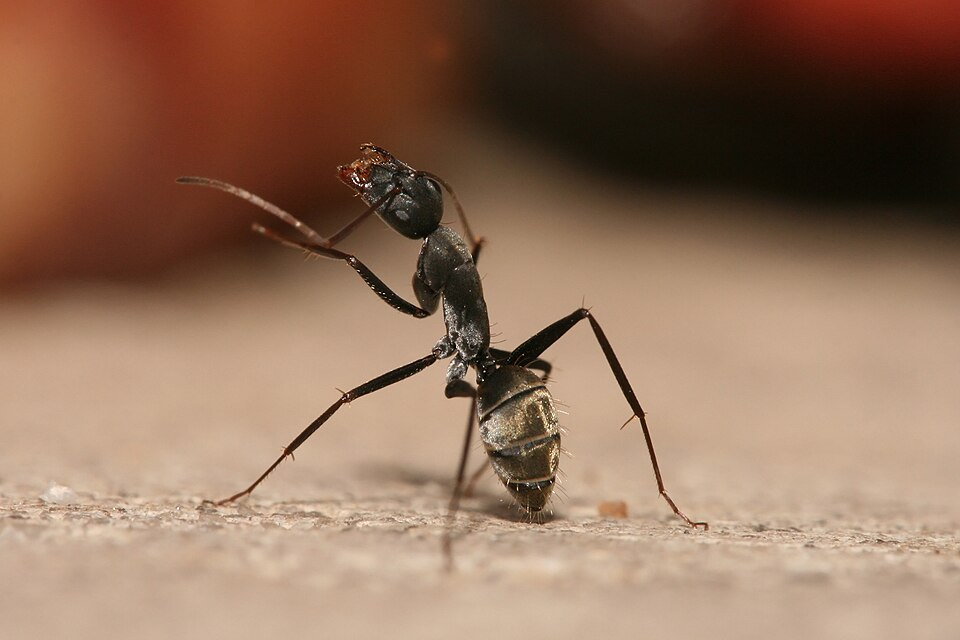
#> input picture 001/data/photo.jpg, 960 x 640 px; its folder holds only this picture in this run
$ jupyter execute 001-Pillow.ipynb
#> lines starting #> are read from the running program, lines starting #| are printed output that depends on the picture
<div style="background:#1A2E4A; color:white; padding:32px 40px; border-radius:10px; margin-bottom:8px">
  <p style="color:#14A085; font-size:13px; margin:0 0 6px 0; letter-spacing:1px">TRATTAMENTO DI DATI MULTIMEDIALI — Lezioni Pratiche · Blocco A</p>
  <h1 style="margin:0 0 8px 0; font-size:32px">Lezione Pratica 1</h1>
  <h2 style="margin:0; font-weight:300; font-size:22px; color:#94D1C8">Manipolazione di immagini con Python (Pillow)</h2>
  <hr style="border-color:#0D7377; margin:20px 0">
  <p style="margin:0; font-size:13px; color:#94A3B8">📚 Lezioni teoriche di riferimento: 2 (Rappresentazione digitale), 3 (Formati popolari)</p>
  <p style="margin:4px 0 0 0; font-size:13px; color:#94A3B8">🛠 Strumenti: Python · Pillow · matplotlib · NumPy</p>
</div>

## Prima di iniziare

Prerequisiti: variabili, liste, cicli e chiamate di funzione in Python. Gli array NumPy vengono introdotti durante la lezione.

Una cella **Markdown** contiene testo; una cella **Code** esegue Python. Usate **Shift+Invio** per eseguire la cella e passare alla successiva. Le variabili rimangono in memoria: dopo modifiche al setup, riavviate il kernel ed eseguite tutte le celle dall'alto.

I file generati vengono salvati in `output`, accanto al notebook. La fotografia è inclusa nella cartella `data`: non occorre scaricare immagini durante la lezione. In Colab caricate anche la cartella `data` con la fotografia.

## Obiettivi della lezione

Al termine di questa sessione sarete in grado di:

1. **Caricare e ispezionare** immagini raster con Pillow, leggendone attributi fondamentali
2. **Applicare trasformazioni geometriche** (ridimensionamento, ritaglio, rotazione, flip)
3. **Convertire tra modalità** (RGB, scala di grigio, RGBA, palette)
4. **Salvare in formati diversi** (BMP, PNG, JPEG) e misurarne la dimensione su disco
5. **Visualizzare e confrontare** i risultati, osservando gli artefatti introdotti dalla compressione JPEG

---

### Struttura del notebook

| Sezione | Contenuto | Tempo stimato |
|---------|-----------|---------------|
| **0** | Uso del notebook, setup e dataset | 10 min |
| **1** | Caricare, ispezionare e leggere i pixel | 15 min |
| **2** | Operazioni geometriche e proporzioni | 20 min |
| **3** | RGB, grigio e trasparenza | 15 min |
| **4–5** | Formati, dimensioni e confronto visivo JPEG | 20 min |
| **6** | Un esercizio guidato e discussione | 10 min |

> 💡 **Come usare questo notebook:** eseguite le celle nell'ordine. Le celle marcate con 🔧 contengono esercizi da completare voi. Le celle marcate con ✅ sono già complete e producono output di riferimento.

**Percorso di 90 minuti:** gli esercizi delle sezioni 1–4 si svolgono insieme al docente nei tempi indicati. Palette, CMYK, misure PSNR e gli esperimenti JPEG avanzati sono approfondimenti facoltativi. Nella discussione finale scegliete un solo esperimento, per esempio il confronto PNG/JPEG sul gradiente.

---
## Sezione 0 — Setup e dataset

Prepariamo le immagini di test. Usiamo **due immagini**:
una sintetica (gradiente colorato), per avere un comportamento prevedibile, e una fotografica (una formica), per avvicinarci all'uso reale. La fotografia si trova in `data/photo.jpg`.

La fotografia originale è rettangolare (960×640): per ottenere un'immagine 512×512 senza deformarla la ridimensioniamo a 512×341 e aggiungiamo **bande bianche** sopra e sotto (`ImageOps.pad`). Le bande uniformi incidono sulle misure di compressione delle sezioni 4–5: tenetelo presente quando interpretate le dimensioni dei file.

La sorgente è JPEG: il riferimento PNG preserva i pixel decodificati e preparati per questo esperimento, non recupera dettagli già persi nel JPEG originale.

[cell 1]
# Installazione dipendenze (eseguire solo se necessario)
# %pip install pillow matplotlib numpy --quiet

[cell 2]
# ✅ Import e configurazione globale
import os
import math
from pathlib import Path

import numpy as np
import matplotlib.pyplot as plt
from PIL import Image, ImageOps

# Cartella di lavoro per i file generati
# Supporta avvio dalla cartella 001 oppure dalla radice del repository.
NOTEBOOK_DIR = Path.cwd()
if not (NOTEBOOK_DIR / "data" / "photo.jpg").is_file():
    NOTEBOOK_DIR = NOTEBOOK_DIR / "001"
PHOTO_PATH = NOTEBOOK_DIR / "data" / "photo.jpg"
if not PHOTO_PATH.is_file():
    raise FileNotFoundError("Manca data/photo.jpg: aprite il notebook dalla cartella 001 o dalla radice del repository e includete la cartella data.")
OUTPUT_DIR = NOTEBOOK_DIR / "output"
OUTPUT_DIR.mkdir(exist_ok=True)

# Stile grafici
plt.rcParams.update({
    "figure.dpi": 110,
    "axes.spines.top": False,
    "axes.spines.right": False,
    "font.family": "sans-serif",
})

print("✅ Import completati")

[cell 3]
# ✅ Generazione del dataset di test

# ── 1. Immagine sintetica: gradiente 2D RGB ──────────────────────────────────
def make_gradient(width=512, height=512):
    """Gradiente: R varia sull'asse X, G sull'asse Y, B è la media."""
    r = np.linspace(0, 255, width, dtype=np.uint8)[np.newaxis, :].repeat(height, axis=0)
    g = np.linspace(0, 255, height, dtype=np.uint8)[:, np.newaxis].repeat(width, axis=1)
    b = ((r.astype(np.float32) + g.astype(np.float32)) / 2).astype(np.uint8)
    return Image.fromarray(np.stack([r, g, b], axis=2))

img_synth = make_gradient()
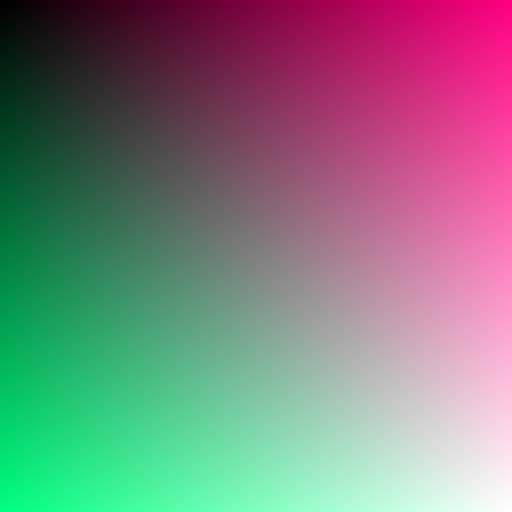
#> img_synth: PIL image 512x512 RGB; mean R, G, B 127, 127, 126.8
img_synth.save(OUTPUT_DIR / "synth.png")
print(f"Immagine sintetica : {img_synth.size}  mode={img_synth.mode}")
#| Immagine sintetica : (512, 512)  mode=RGB

# ── 2. Fotografia locale: manteniamo le proporzioni ─────────────────────────
with Image.open(PHOTO_PATH) as source:
#> source is the input picture: PIL image 960x640 RGB; mean R, G, B 145.6, 112.7, 91.2
    photo_rect = ImageOps.exif_transpose(source).convert("RGB")
img_photo = ImageOps.pad(photo_rect, (512, 512),
                         method=Image.Resampling.LANCZOS, color="white")
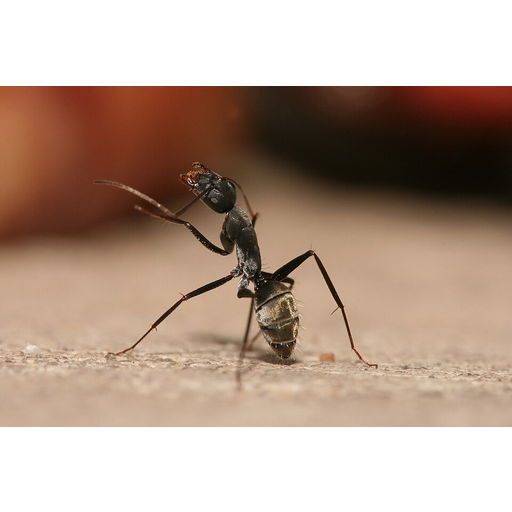
#> img_photo: PIL image 512x512 RGB; mean R, G, B 182.1, 160.2, 145.9
img_photo.save(OUTPUT_DIR / "photo.png")
print(f"Immagine fotografica: {img_photo.size}  mode={img_photo.mode}")
#| Immagine fotografica: (512, 512)  mode=RGB

# ── Anteprima ─────────────────────────────────────────────────────────────────
fig, (ax1, ax2) = plt.subplots(1, 2, figsize=(10, 4))
ax1.imshow(img_synth); ax1.set_title("Dataset A — Gradiente sintetico", fontweight="bold"); ax1.axis("off")
ax2.imshow(img_photo);  ax2.set_title("Dataset B — Immagine fotografica",  fontweight="bold"); ax2.axis("off")
plt.tight_layout()
plt.show()
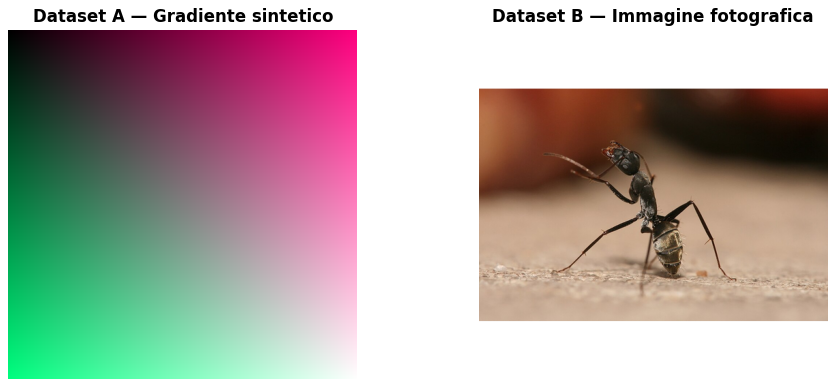
#> figure drawn by matplotlib, 2 panels
print("✅ Dataset pronto.")

---
## Sezione 1 — Caricare e ispezionare un'immagine

### Concetti chiave

Un'immagine digitale è una **matrice 2D (o 3D) di pixel**. Pillow la rappresenta come oggetto `Image`, con attributi che descrivono la struttura del dato:

| Attributo | Significato | Esempio |
|-----------|-------------|---------|
| `.size` | Tupla `(larghezza, altezza)` in pixel | `(512, 512)` |
| `.mode` | Modalità di rappresentazione: `'L'` grigio, `'RGB'`, `'RGBA'`, `'P'` palette | `'RGB'` |
| `.format` | Formato del file sorgente (solo se aperto da file) | `'JPEG'` |

> ⚠️ **Attenzione:** `.size` restituisce `(larghezza, altezza)`, mentre NumPy usa la convenzione matriciale `(righe, colonne)` = `(altezza, larghezza)`. Questo invertimento è una fonte comune di bug.

[cell 4]
# ✅ Apertura e ispezione degli attributi principali
img = Image.open(OUTPUT_DIR / "photo.png")

print("=" * 45)
print(f"  size   : {img.size}   # (larghezza, altezza)")
#|   size   : (512, 512)   # (larghezza, altezza)
print(f"  mode   : {img.mode}")
#|   mode   : RGB
print(f"  format : {img.format}")
#|   format : PNG
print("=" * 45)

# Dimensione dei soli campioni: qui ogni canale occupa 1 byte (uint8).
# Esclude metadati, intestazioni e memoria occupata dagli oggetti Python.
W, H    = img.size
canali  = len(img.getbands())
#> canali = 3
dim_kb  = W * H * canali / 1024
#> dim_kb = 768
print(f"\nDimensione non compressa (teorica): {dim_kb:.1f} KiB")
#| Dimensione non compressa (teorica): 768.0 KiB
print(f"  = {W} × {H} × {canali} byte")
#|   = 512 × 512 × 3 byte

# Visualizzazione
plt.figure(figsize=(5, 5))
plt.imshow(img)
plt.title(f"photo.png  |  {img.size}  |  mode={img.mode}")
plt.axis("off")
plt.tight_layout()
plt.show()

[cell 5]
# ✅ Accesso ai pixel tramite array NumPy
arr = np.array(img)

print(f"Shape NumPy : {arr.shape}   # (altezza, larghezza, canali)")
#| Shape NumPy : (512, 512, 3)   # (altezza, larghezza, canali)
print(f"dtype       : {arr.dtype}")
#| dtype       : uint8
print(f"Range valori: [{arr.min()}, {arr.max()}]")
#| Range valori: [0, 255]
print()
print(f"Pixel alla riga=100, col=200 → {arr[100, 200]}")
#| Pixel alla riga=100, col=200 → [118  51  23]
print(f"  R={arr[100, 200, 0]}  G={arr[100, 200, 1]}  B={arr[100, 200, 2]}")
#|   R=118  G=51  B=23

[cell 6]
# 🔧 ESERCIZIO 1.1
# Confrontate la dimensione teorica non compressa dell'immagine sintetica
# con quella effettiva del file PNG su disco.
# Calcolate il rapporto: byte dei pixel non compressi / byte del file PNG.

img_s = Image.open(OUTPUT_DIR / "synth.png")
file_size_kb = os.path.getsize(OUTPUT_DIR / "synth.png") / 1024

# [8 lines of commented-out code are left out]

---
## Sezione 2 — Operazioni geometriche di base

Pillow offre un'API intuitiva per le trasformazioni più comuni. `resize()`, `crop()`, `rotate()` e `transpose()` restituiscono una **nuova immagine**. Altri metodi, come `thumbnail()`, modificano invece l’oggetto originale: lavorate su una `.copy()` se volete conservarlo.

### 2.1 — Ridimensionamento e filtri di ricampionamento

Quando cambiamo le dimensioni di un'immagine, ogni pixel di destinazione va calcolato a partire dai pixel di origine. Il **filtro di ricampionamento** stabilisce come:

| Filtro | Come calcola il nuovo pixel | Effetto tipico |
|--------|-----------------------------|----------------|
| `NEAREST` | Copia il valore del pixel di origine più vicino, senza interpolazione | Veloce; bordi a gradini e aliasing nel downsampling |
| `BILINEAR` | Media pesata lineare dei pixel vicini; in riduzione Pillow allarga il supporto in proporzione alla scala | Risultato più morbido, dettagli attenuati |
| `LANCZOS` | Sinc finestrata (finestra di Lanczos) su un supporto più ampio | Conserva meglio i dettagli; può introdurre *ringing* vicino ai bordi netti |

Nel grafico usiamo `interpolation="nearest"` in `imshow` per vedere i pixel effettivi, senza la levigatura aggiunta da matplotlib.

[cell 7]
# ✅ 2.1 — Ridimensionamento (resize) e filtri di ricampionamento

img = Image.open(OUTPUT_DIR / "photo.png")
TARGET = (128, 128)

filtri = {
    "NEAREST":  Image.Resampling.NEAREST,
    "BILINEAR": Image.Resampling.BILINEAR,
    "LANCZOS":  Image.Resampling.LANCZOS,
}

fig, axes = plt.subplots(1, 4, figsize=(14, 4))
axes[0].imshow(img)
axes[0].set_title(f"Originale\n{img.size}")
axes[0].axis("off")

for ax, (nome, filtro) in zip(axes[1:], filtri.items()):
    ridim = img.resize(TARGET, filtro)
    ax.imshow(ridim, interpolation="nearest")
    ax.set_title(f"{nome}\n{TARGET}")
    ax.axis("off")
#> this loop made 3 passes
#> pass 1, `ridim = img.resize(TARGET, filtro)`:
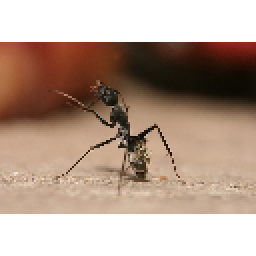
#> ridim: PIL image 128x128 RGB (shown 2 times larger); mean R, G, B 181.6, 159.4, 144.9
#> pass 2, `ridim = img.resize(TARGET, filtro)`:
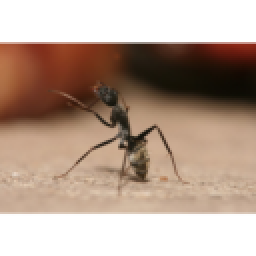
#> ridim: PIL image 128x128 RGB (shown 2 times larger); mean R, G, B 182.2, 160.2, 145.9

plt.suptitle("Confronto filtri di ricampionamento — resize()", fontweight="bold", y=1.02)
plt.tight_layout()
plt.show()
#> (the rest of the program and of its run is left out)
